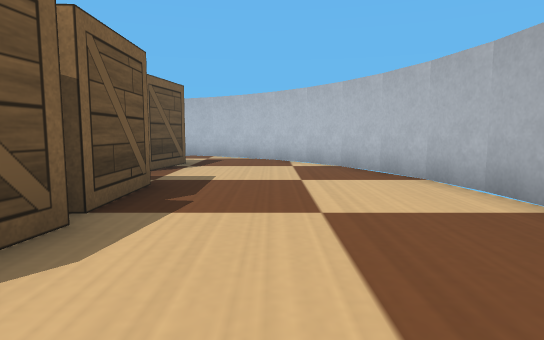
View 1 (above)

17 first-person views from a walk through a robot-simulator world made for Webots. The camera is 0.04 m above the floor, tilts 6° down and sees 75° across. The floor is counted in squares, 0.05 m on a side. Each view is taken from the middle of a square. On the plan, view 1 faces up. The plan holds only what a view shows up to about 12 squares ahead; the rest is blank. The robots in the file are not drawn. Webots' stock objects and surfaces are drawn as simple stand-ins.

View 2
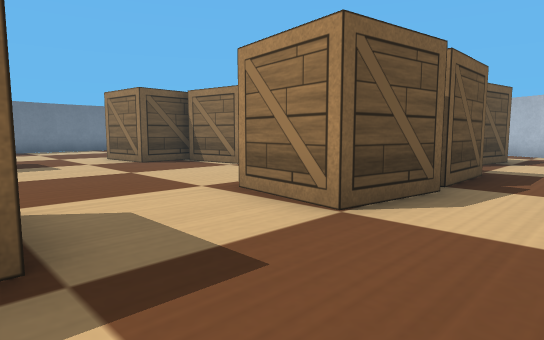

View 3
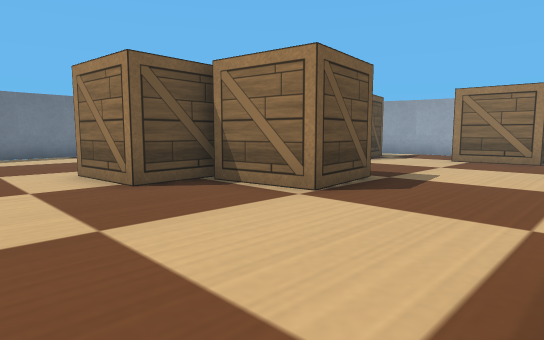

View 4
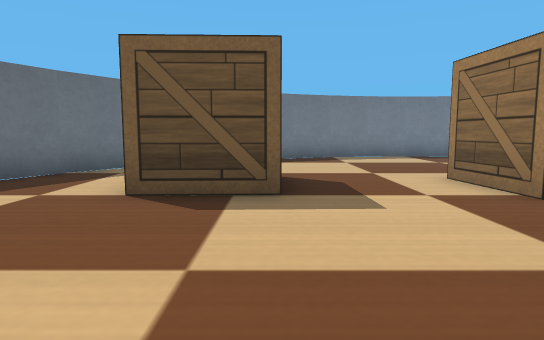

View 5
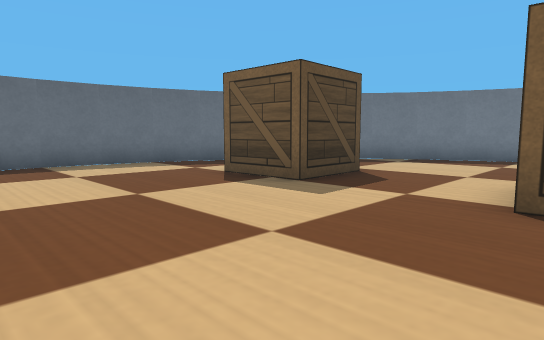

View 6
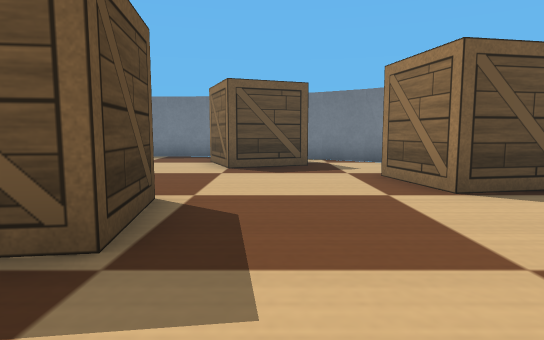

View 7
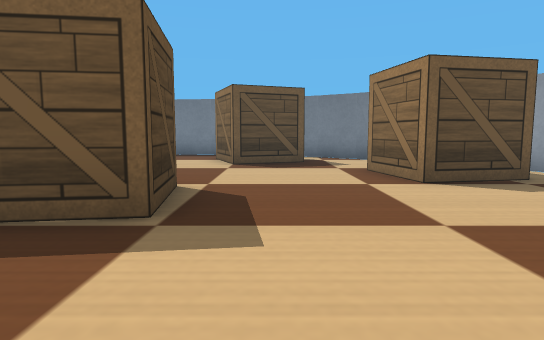

View 8
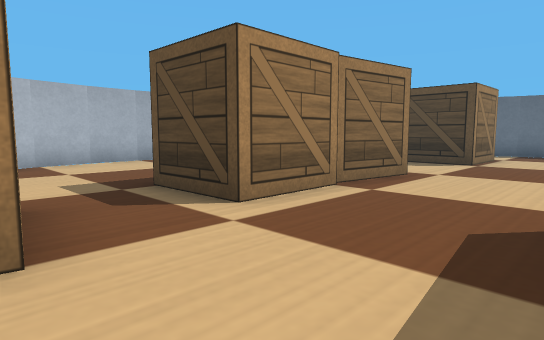

View 9
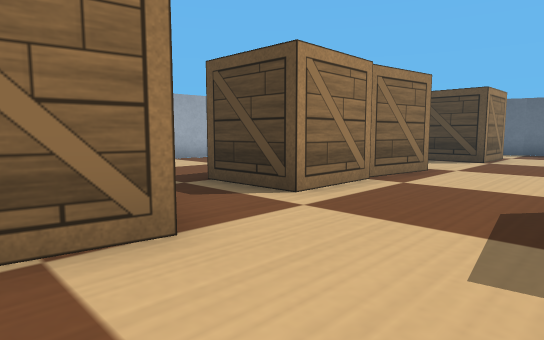

View 10
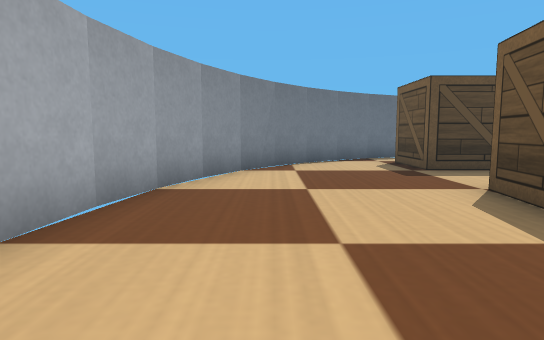

View 11
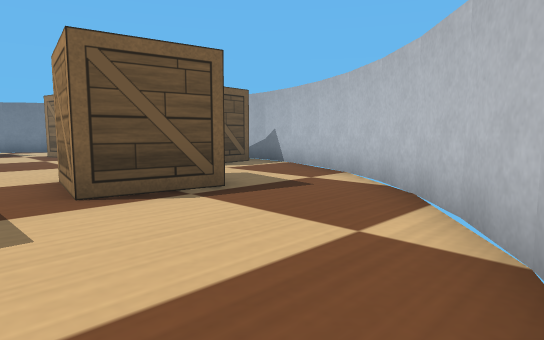

View 12
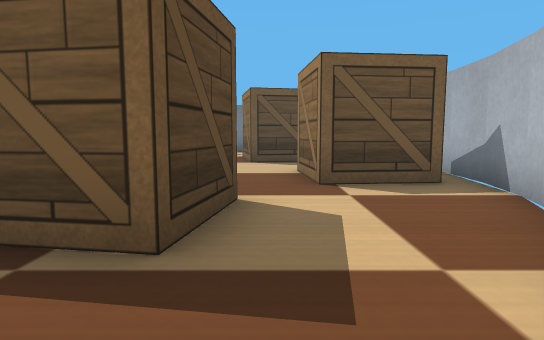

View 13
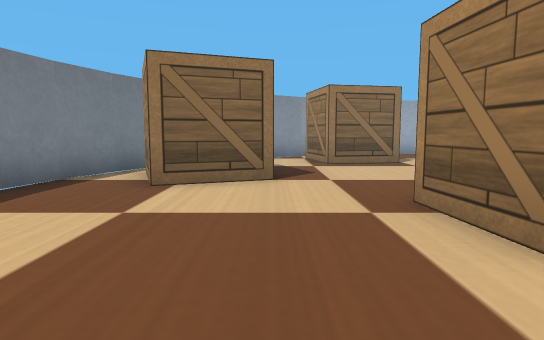

View 14
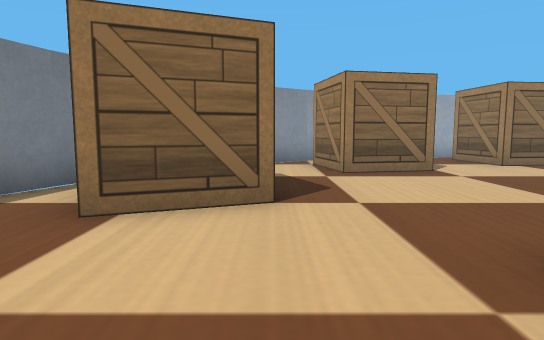

View 15
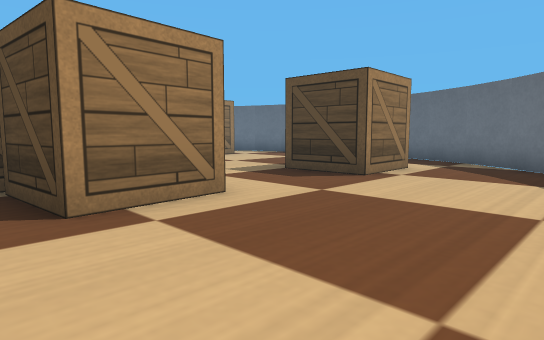

View 16
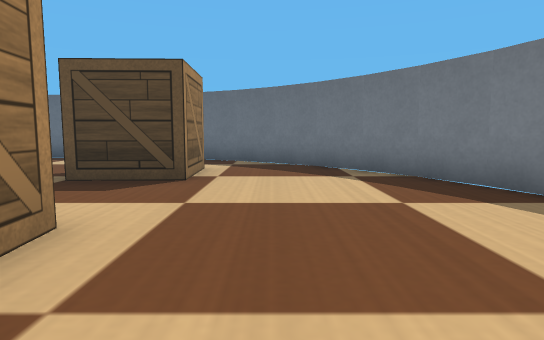

View 17
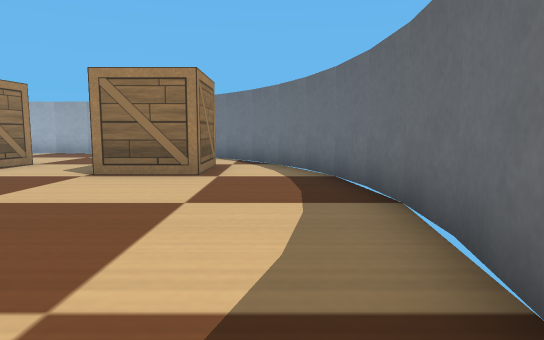

### Floor plan
Points are (right, up) in squares from view 1. A wall is a line through its corners. A room is listed if a view was taken in it or the views show most of it. See-through windows are left out.
Room 1 (views 1, 2, 3, 4, 5, 6, 7, 8, 9, 10, 11, 12, 13, 14, 15, 16, 17)
walls: (-9.7, -6.1) (-8.2, -6.4); (-7, -6.5) (-5.7, -6.4) (-4.4, -6.2); (-8.4, -6.4) (-6.9, -6.5); (-12, -5.1) (-10.8, -5.7); (-10.9, -5.7) (-9.6, -6.2); (-4.5, -6.2) (-3.1, -5.7); (-2.1, -5.2) (-0.9, -4.4); (-3.2, -5.8) (-2, -5.2); (-1, -4.5) (0.1, -3.6); (0, -3.6) (1, -2.6); (-14.1, -3.5) (-13, -4.5); (-13.2, -4.4) (-11.9, -5.2); (0.9, -2.6) (1.7, -1.4); (-15, -2.5) (-14.1, -3.6); (1.6, -1.6) (2.3, -0.2); (2.2, -0.4) (2.7, 0.9) (2.9, 2.3); (-16.3, -0.3) (-15.7, -1.5) (-14.9, -2.6); (-16.9, 2.3) (-16.6, 0.8); (-16.7, 0.9) (-16.2, -0.4); (2.9, 2.1) (3, 3.5); (3, 3.4) (2.9, 4.8); (-17, 3.5) (-16.9, 2.1); (2.9, 4.7) (2.6, 6.2); (-16.9, 4.9) (-17, 3.4); (-16.6, 6.1) (-16.9, 4.8); (2.7, 6) (2.2, 7.3); (-16.2, 7.3) (-16.7, 6); (2.3, 7.2) (1.6, 8.6); (-14.5, 10) (-15, 9.6); (-15.6, 8.6) (-16.3, 7.2); (1.7, 8.5) (0.9, 9.6); (1, 9.5) (0, 10.6); (-14.9, 9.7) (-15.7, 8.5); (0.2, 10.5) (-1, 11.5); (-3.2, 12.7) (-4.5, 13.2); (-11.9, 12.2) (-13, 11.5); (-0.8, 11.4) (-2.1, 12.2); (-4.3, 13.1) (-5.5, 13.4); (-2, 12.2) (-3.2, 12.8); (-11.2, 12.6) (-12.1, 12.1); (-5.6, 13.4) (-7.1, 13.5); (-7, 13.5) (-7.8, 13.4)
objects: wooden box (-15, 6) to (-13, 8); wooden box (-12, 9) to (-10, 11); wooden box (-11, -3) to (-10, -1); wooden box (-11, 2) to (-9, 4); wooden box (-9, 4) to (-7, 6); wooden box (-7, 11) to (-6, 13); wooden box (-4, -3) to (-2, -2); wooden box (-4, 1) to (-2, 3); wooden box (-4, 3) to (-2, 5); wooden box (-4, 7) to (-2, 9)

Positions as (right, up) in squares from view 1, and headings:
1: (0, 0), facing up
2: (0, -2), facing up-left
3: (-4, 0), facing up-left
4: (-5, -1), facing left
5: (-5, 3), facing down-left
6: (-5, 7), facing left
7: (-4, 7), facing left
8: (-7, 8), facing down-right
9: (-7, 9), facing down-right
10: (1, 6), facing down
11: (2, 6), facing up-left
12: (0, 10), facing left
13: (-13, 0), facing up
14: (-13, 2), facing up
15: (-15, 5), facing down-right
16: (-13, 5), facing down
17: (-11, -5), facing right
